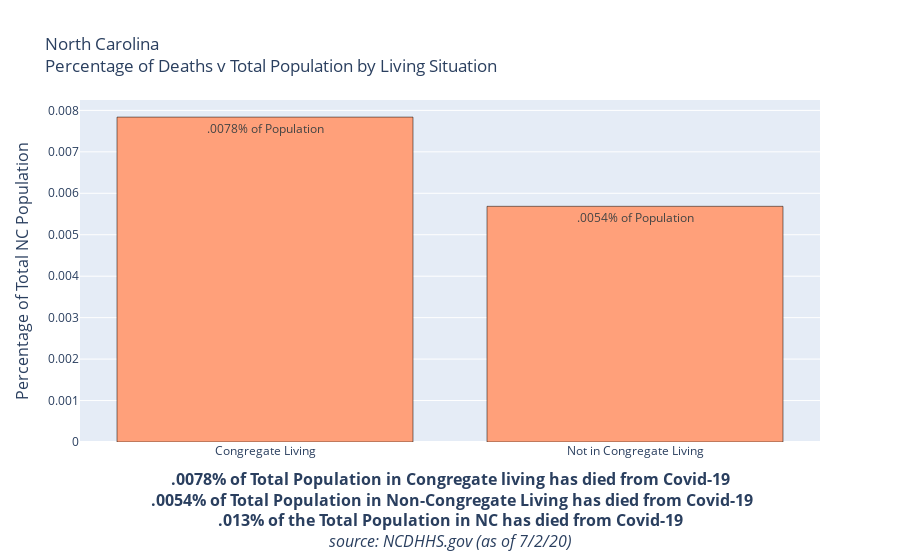

Notebook source saved alongside this figure:
### Code cell
fig = go.Figure(data=[
    go.Bar(name = '% Of All Deaths', x=df_grouped.reset_index()['Congregate_Living'],y = df_grouped.reset_index()['%TotalPopulation'],text=['.0078% of Population','.0054% of Population'],marker_color='lightsalmon',
            textposition='inside',marker_line_color='black'),
#     go.Bar(name = '% Of All Cases', x=df_grouped.reset_index()['Congregate_Living'],y = df_grouped.reset_index()['%TotalPop/Cases'],text=['11% of All Cases', '89% of All Cases'],marker_color='lightblue',
#             textposition='inside',marker_line_color='black', textfont=dict(color="black"), hoverinfo='none')
])
# Change the bar mode
fig.update_layout(barmode='group', title = 'North Carolina<br>Percentage of Deaths v Total Population by Living Situation',
    yaxis=dict(
        title='Percentage of Total NC Population',
        titlefont_size=16,
        tickfont_size=12,
    ),
    xaxis=dict(
        title="<b>.0078% of Total Population in Congregate living has died from Covid-19<br> .0054% of Total Population in Non-Congregate Living has died from Covid-19<br>.013% of the Total Population in NC has died from Covid-19</b><br><i>source: NCDHHS.gov (as of 7/2/20)</i>",
        titlefont_size=16,
        tickfont_size=12,
    ),              
    legend=dict(
        x=0,
        y=1.0,
        bgcolor='rgba(255, 255, 255, 0)',
        bordercolor='rgba(255, 255, 255, 0)'
    ))

fig.show()

### Figure 1 — Plotly figure (JSON) as saved in the notebook; plotly's stock layout.template omitted (floating-point values rounded to 4 significant figures)
{"data": [{"marker": {"color": "lightsalmon", "line": {"color": "black"}}, "name": "% Of All Deaths", "text": [".0078% of Population", ".0054% of Population"], "textposition": "inside", "type": "bar", "x": ["Congregate Living", "Not in Congregate Living"], "y": [0.007838, 0.005686]}], "layout": {"autosize": true, "barmode": "group", "legend": {"bgcolor": "rgba(255, 255, 255, 0)", "bordercolor": "rgba(255, 255, 255, 0)", "x": 0, "y": 1}, "title": {"text": "North Carolina<br>Percentage of Deaths v Total Population by Living Situation"}, "xaxis": {"autorange": true, "range": [-0.5, 1.5], "tickfont": {"size": 12}, "title": {"font": {"size": 16}, "text": "<b>.0078% of Total Population in Congregate living has died from Covid-19<br> .0054% of Total Population in Non-Congregate Living has died from Covid-19<br>.013% of the Total Population in NC has died from Covid-19</b><br><i>source: NCDHHS.gov (as of 7/2/20)</i>"}, "type": "category"}, "yaxis": {"autorange": true, "range": [0, 0.008251], "tickfont": {"size": 12}, "title": {"font": {"size": 16}, "text": "Percentage of Total NC Population"}, "type": "linear"}}}
